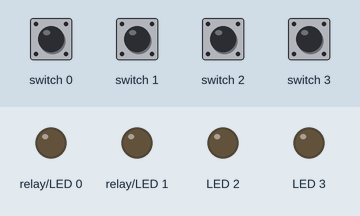
A program run on a simulated Raspberry Pi (BCM pin numbers) with a PiFace Digital. Shown: output pins drawn as LEDs (lit = HIGH). The inputs (shaded band) are chosen by the test bench; at power-on: switch 0–3 HIGH.

Above: at 1.2 s.
1.3 s: switch 0 pulled LOW for 0.15 s
At 1.37 s:
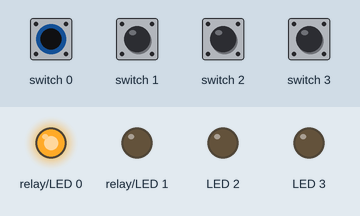
2.9 s: switch 1 pulled LOW for 0.15 s
At 2.97 s:
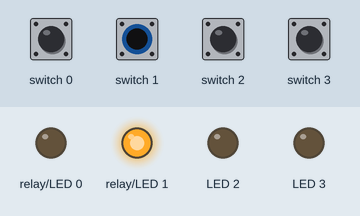
4.5 s: switch 2 pulled LOW for 0.15 s
At 4.57 s:
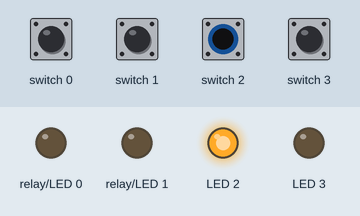
6.1 s: switch 3 pulled LOW for 0.15 s
At 6.17 s:
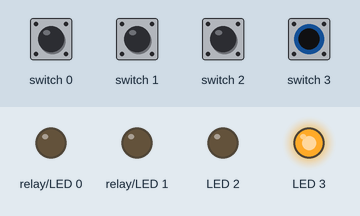
7.7 s: switch 0 pulled LOW for 1 s
At 9.7 s:
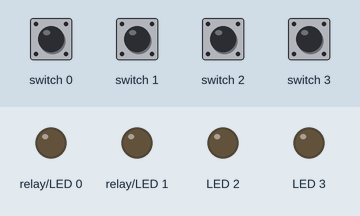
10.2 s: switch 1 pulled LOW for 1 s
At 10.8 s:
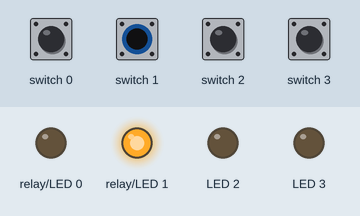
Timing chart, 0 to 13.2 s (numbered marks = the images above; inputs shaded):
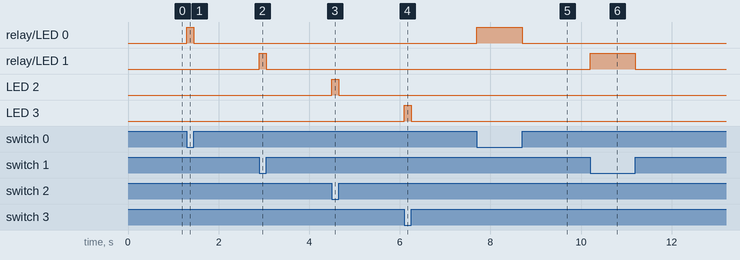

The program:

presslights.py
```python
import pifacedigitalio


def switch_pressed(event):
    event.chip.output_pins[event.pin_num].turn_on()


def switch_unpressed(event):
    event.chip.output_pins[event.pin_num].turn_off()


if __name__ == "__main__":
    pifacedigital = pifacedigitalio.PiFaceDigital()

    listener = pifacedigitalio.InputEventListener(chip=pifacedigital)
    for i in range(4):
        listener.register(i, pifacedigitalio.IODIR_ON, switch_pressed)
        listener.register(i, pifacedigitalio.IODIR_OFF, switch_unpressed)
    listener.activate()
```

Measured:
- after the input at 1.3 s, relay/LED 0: LOW → HIGH at once, → LOW 0.15 s later
- after the input at 2.9 s, relay/LED 1: LOW → HIGH at once, → LOW 0.15 s later
- after the input at 4.5 s, LED 2: LOW → HIGH at once, → LOW 0.15 s later
- after the input at 6.1 s, LED 3: LOW → HIGH at once, → LOW 0.15 s later
- after the input at 7.7 s, relay/LED 0: LOW → HIGH at once, → LOW 1.0 s later
- after the input at 10.2 s, relay/LED 1: LOW → HIGH at once, → LOW 1.0 s later
